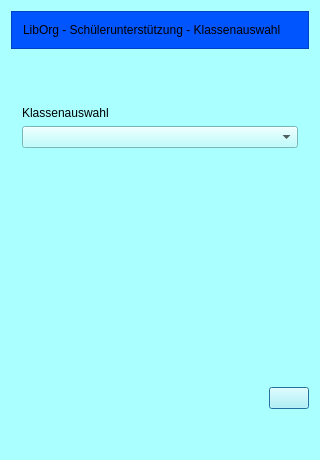
<?xml version="1.0" encoding="UTF-8"?>
<ui version="4.0">
 <class>selectClassDialog</class>
 <widget class="QDialog" name="selectClassDialog">
  <property name="geometry">
   <rect>
    <x>0</x>
    <y>0</y>
    <width>320</width>
    <height>460</height>
   </rect>
  </property>
  <property name="windowTitle">
   <string>SelectClassDialog</string>
  </property>
  <property name="styleSheet">
   <string notr="true">background-color: rgb(170, 255, 255);</string>
  </property>
  <layout class="QVBoxLayout" name="verticalLayout_5">
   <item>
    <layout class="QVBoxLayout" name="verticalLayout_3">
     <item>
      <widget class="QFrame" name="frame">
       <property name="styleSheet">
        <string notr="true">background-color: rgb(0, 85, 255);</string>
       </property>
       <property name="frameShape">
        <enum>QFrame::StyledPanel</enum>
       </property>
       <property name="frameShadow">
        <enum>QFrame::Raised</enum>
       </property>
       <property name="lineWidth">
        <number>2</number>
       </property>
       <layout class="QVBoxLayout" name="verticalLayout">
        <item>
         <widget class="QLabel" name="label_Liborg">
          <property name="text">
           <string>LibOrg - Schülerunterstützung - Klassenauswahl</string>
          </property>
         </widget>
        </item>
       </layout>
      </widget>
     </item>
     <item>
      <spacer name="verticalSpacer_2">
       <property name="orientation">
        <enum>Qt::Vertical</enum>
       </property>
       <property name="sizeHint" stdset="0">
        <size>
         <width>20</width>
         <height>40</height>
        </size>
       </property>
      </spacer>
     </item>
     <item>
      <widget class="QWidget" name="bookWidget" native="true">
       <property name="sizePolicy">
        <sizepolicy hsizetype="Preferred" vsizetype="Preferred">
         <horstretch>1</horstretch>
         <verstretch>1</verstretch>
        </sizepolicy>
       </property>
       <layout class="QVBoxLayout" name="verticalLayout_4">
        <item>
         <layout class="QVBoxLayout" name="verticalLayout_2">
          <item>
           <widget class="QLabel" name="label_classselection">
            <property name="font">
             <font>
              <pointsize>9</pointsize>
             </font>
            </property>
            <property name="text">
             <string>Klassenauswahl</string>
            </property>
           </widget>
          </item>
          <item>
           <widget class="QComboBox" name="comboBox_classes"/>
          </item>
         </layout>
        </item>
        <item>
         <widget class="QWidget" name="widget" native="true">
          <property name="sizePolicy">
           <sizepolicy hsizetype="Preferred" vsizetype="Preferred">
            <horstretch>1</horstretch>
            <verstretch>1</verstretch>
           </sizepolicy>
          </property>
         </widget>
        </item>
       </layout>
      </widget>
     </item>
     <item>
      <spacer name="verticalSpacer">
       <property name="orientation">
        <enum>Qt::Vertical</enum>
       </property>
       <property name="sizeHint" stdset="0">
        <size>
         <width>20</width>
         <height>40</height>
        </size>
       </property>
      </spacer>
     </item>
     <item>
      <layout class="QHBoxLayout" name="horizontalLayout">
       <item>
        <spacer name="horizontalSpacer">
         <property name="orientation">
          <enum>Qt::Horizontal</enum>
         </property>
         <property name="sizeHint" stdset="0">
          <size>
           <width>40</width>
           <height>20</height>
          </size>
         </property>
        </spacer>
       </item>
       <item>
        <widget class="QPushButton" name="pushButton_Settings">
         <property name="text">
          <string/>
         </property>
         <property name="icon">
          <iconset resource="ressources.qrc">
           <normaloff>:/icons/icons/Settings.png</normaloff>:/icons/icons/Settings.png</iconset>
         </property>
         <property name="iconSize">
          <size>
           <width>32</width>
           <height>32</height>
          </size>
         </property>
        </widget>
       </item>
      </layout>
     </item>
     <item>
      <spacer name="verticalSpacer_3">
       <property name="orientation">
        <enum>Qt::Vertical</enum>
       </property>
       <property name="sizeHint" stdset="0">
        <size>
         <width>20</width>
         <height>40</height>
        </size>
       </property>
      </spacer>
     </item>
    </layout>
   </item>
  </layout>
 </widget>
 <layoutdefault spacing="6" margin="11"/>
 <resources>
  <include location="ressources.qrc"/>
 </resources>
 <connections/>
</ui>
